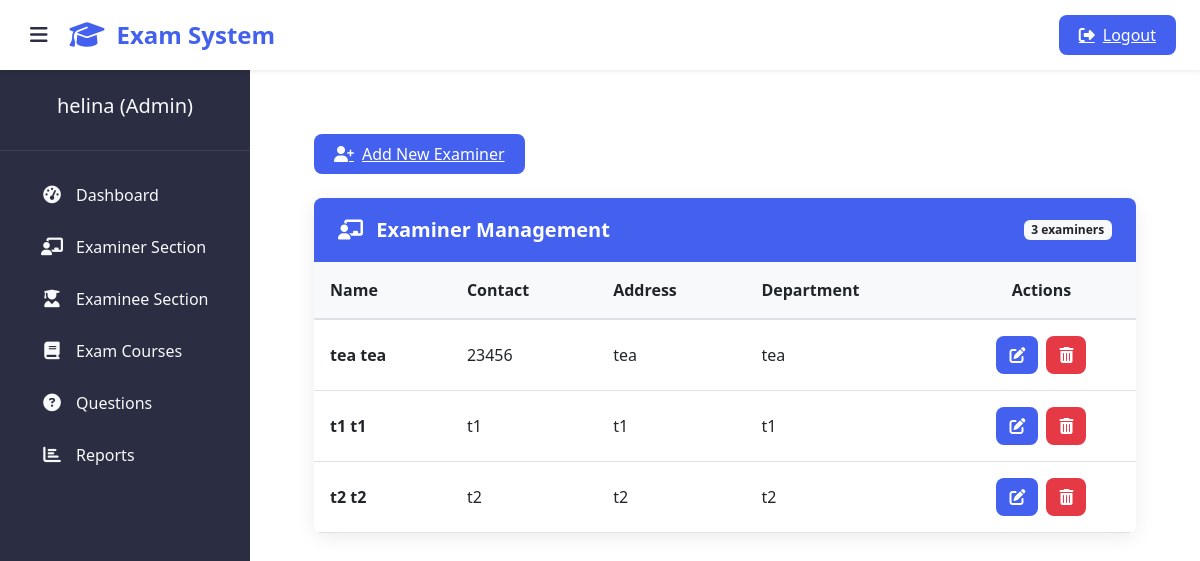
/admin-view-teacher (signed in), run on the app's committed database.
### teacher/models.py (models this page shows, shortened)
class Teacher(models.Model):
    user=models.OneToOneField(User,on_delete=models.CASCADE)
    address = models.CharField(max_length=40)
    mobile = models.CharField(max_length=20,null=False)
    status= models.BooleanField(default=False)
    salary=models.PositiveIntegerField(null=True)
    department = models.CharField(max_length=100)
    @property
    def get_name(self):
        return self.user.first_name+" "+self.user.last_name

### exam/views.py (the view)
# urls.py: path('admin-view-teacher', views.admin_view_teacher_view,name='admin-view-teacher'),
@login_required(login_url='adminlogin')
def admin_view_teacher_view(request):
    teachers= TMODEL.Teacher.objects.all().filter(status=True)
    return render(request,'exam/admin_view_teacher.html',{'teachers':teachers})

### templates/exam/admin_view_teacher.html (shortened to what this page needs)
{% extends 'exam/adminbase.html' %}
{% block content %}
{% load static %}
<head>
  <link href="https://cdn.jsdelivr.net/npm/bootstrap@5.3.0/dist/css/bootstrap.min.css" rel="stylesheet">
  <link rel="stylesheet" href="https://cdnjs.cloudflare.com/ajax/libs/font-awesome/6.4.0/css/all.min.css">
</head>
<div class="dashboard-container">
  <a href="{% url 'teachersignup' %}" class="add-examiner-btn">
    <i class="fas fa-user-plus"></i> Add New Examiner
  </a>
  <div class="card">
    <div class="card-header d-flex justify-content-between align-items-center">
      <h5 class="card-title"><i class="fas fa-chalkboard-teacher me-2"></i> Examiner Management</h5>
      <span class="badge bg-light text-dark">{{ teachers.count }} examiner{{ teachers.count|pluralize }}</span>
    </div>
    <div class="table-responsive">
      <table class="table table-hover align-middle">
        <thead>
          <tr>
            <th>Name</th>
            <th>Contact</th>
            <th>Address</th>
            <th>Department</th>
            <th class="text-center">Actions</th>
          </tr>
        </thead>
        <tbody>
          {% if teachers %}
            {% for t in teachers %}
              <tr>
                <td class="fw-semibold">{{ t.get_name }}</td>
                <td>{{ t.mobile }}</td>
                <td>{{ t.address|truncatechars:30 }}</td>
                <td>{{ t.department|truncatechars:30 }}</td>
                <td>
                  <div class="action-btns">
                    <a href="{% url 'update-teacher' t.id %}" class="btn btn-edit" title="Edit">
                      <i class="fas fa-edit"></i>
                    </a>
                    <a href="{% url 'delete-teacher' t.id %}" class="btn btn-delete" title="Delete">
                      <i class="fas fa-trash-alt"></i>
                    </a>
                  </div>
                </td>
              </tr>
            {% endfor %}
          {% endif %}
        </tbody>
      </table>
    </div>
  </div>
</div>
{% endblock content %}

### templates/exam/adminbase.html (shortened to what this page needs)
<!DOCTYPE html>
{% load static %}
<html lang="en" dir="ltr">
<head>
  <link href="https://cdn.jsdelivr.net/npm/bootstrap@5.3.0/dist/css/bootstrap.min.css" rel="stylesheet">
  <link rel="stylesheet" href="https://cdnjs.cloudflare.com/ajax/libs/font-awesome/6.4.0/css/all.min.css">
</head>
<body>
  <header class="admin-header shadow-sm">
    <button class="sidebar-toggle" id="sidebarToggle">
      <i class="fas fa-bars"></i>
    </button>
    <div class="brand-logo">
      <i class="fas fa-graduation-cap"></i>
      <span>Exam System</span>
    </div>
    <div class="ms-auto">
      <a href="/logout" class="logout-btn">
        <i class="fas fa-sign-out-alt"></i>
        <span>Logout</span>
      </a>
    </div>
  </header>
  <aside class="admin-sidebar">
    <div class="sidebar-profile">
      <h5 class="profile-name">{{user.username}} (Admin) </h5>
    </div>
    <nav class="sidebar-menu">
      <a href="/admin-dashboard" class="menu-item active">
        <i class="fas fa-tachometer-alt"></i>
        <span>Dashboard</span>
      </a>
      <a href="/admin-teacher" class="menu-item">
        <i class="fas fa-chalkboard-teacher"></i>
        <span>Examiner Section</span>
      </a>
      <a href="/admin-student" class="menu-item">
        <i class="fas fa-user-graduate"></i>
        <span>Examinee Section</span>
      </a>
      <a href="/admin-course" class="menu-item">
        <i class="fas fa-book"></i>
        <span>Exam Courses</span>
      </a>
      <a href="/admin-question" class="menu-item">
        <i class="fas fa-question-circle"></i>
        <span>Questions</span>
      </a>
      <a href="/admin-report" class="menu-item">
        <i class="fas fa-chart-bar"></i>
        <span>Reports</span>
      </a>
    </nav>
  </aside>
  <main class="admin-content">
    {% block content %}
    {% endblock content %}
    {% include "exam/footer.html" %}
  </main>
</body>
</html>

### templates/exam/adminbase.html (style rules this page uses)
:root { --primary-color: #4361ee; --primary-hover: #3a56d4; --sidebar-color: #2b2d42; --sidebar-hover: #3a3d5d; --content-bg: #f8f9fa; --text-light: #f8f9fa; --text-dark: #2b2d42; --border-radius: 8px; --transition: all 0.3s ease; }
body { font-family: 'Segoe UI', system-ui, -apple-system, sans-serif; background-color: var(--content-bg); color: var(--text-dark); overflow-x: hidden; }
.admin-header { background: white; box-shadow: 0 2px 10px rgba(0,0,0,0.1); height: 70px; position: fixed; top: 0; right: 0; left: 0; z-index: 1030; display: flex; align-items: center; padding: 0 1.5rem; }
.brand-logo { font-weight: 700; font-size: 1.5rem; color: var(--primary-color); display: flex; align-items: center; gap: 0.75rem; }
.brand-logo i { font-size: 1.75rem; }
.admin-sidebar { width: 250px; height: 100vh; position: fixed; top: 70px; left: 0; background: var(--sidebar-color); color: var(--text-light); transition: var(--transition); z-index: 1020; overflow-y: auto; }
.sidebar-profile { text-align: center; padding: 1.5rem 1rem; border-bottom: 1px solid rgba(255,255,255,0.1); }
.sidebar-menu { padding: 1rem 0; }
.menu-item { display: flex; align-items: center; padding: 0.75rem 1.5rem; color: var(--text-light); text-decoration: none; transition: var(--transition); margin: 0.25rem 1rem; border-radius: var(--border-radius); }
.menu-item i { width: 24px; text-align: center; margin-right: 0.75rem; font-size: 1.1rem; }
.admin-content { margin-left: 250px; margin-top: 70px; padding: 2rem; min-height: calc(100vh - 70px); transition: var(--transition); }
.logout-btn { background: var(--primary-color); color: white; border: none; padding: 0.5rem 1.25rem; border-radius: var(--border-radius); font-weight: 500; transition: var(--transition); display: flex; align-items: center; gap: 0.5rem; }
.sidebar-toggle { background: none; border: none; color: var(--text-dark); font-size: 1.25rem; cursor: pointer; margin-right: 1rem; }

### templates/exam/admin_view_teacher.html (style rules this page uses)
:root { --primary-color: #4361ee; --primary-hover: #3a56d4; --danger-color: #e63946; --light-gray: #f8f9fa; --border-radius: 8px; }
.dashboard-container { padding: 2rem; max-width: 1200px; margin: 0 auto; }
.card { border: none; border-radius: var(--border-radius); box-shadow: 0 4px 20px rgba(0, 0, 0, 0.08); overflow: hidden; }
.card-header { background-color: var(--primary-color); color: white; padding: 1.25rem 1.5rem; border-bottom: none; }
.card-title { font-weight: 600; margin: 0; font-size: 1.25rem; }
.add-examiner-btn { background-color: var(--primary-color); color: white; padding: 0.5rem 1.25rem; border-radius: var(--border-radius); font-weight: 500; transition: all 0.3s ease; display: inline-flex; align-items: center; gap: 0.5rem; margin-bottom: 1.5rem; }
.table { margin-bottom: 0; }
.table thead th { background-color: var(--light-gray); border-bottom: 2px solid #dee2e6; font-weight: 600; padding: 1rem; }
.table tbody td { padding: 1rem; vertical-align: middle; }
.action-btns { display: flex; gap: 0.5rem; justify-content: center; }
.btn-edit { background-color: var(--primary-color); color: white; border-radius: var(--border-radius); padding: 0.375rem 0.75rem; }
.btn-delete { background-color: var(--danger-color); color: white; border-radius: var(--border-radius); padding: 0.375rem 0.75rem; }

### data on the page
Teacher: get_name "tea tea", mobile "23456", address "tea", department "tea"
Teacher: get_name "t1 t1", mobile "t1", address "t1", department "t1"
Teacher: get_name "t2 t2", mobile "t2", address "t2", department "t2"

### other printed values
{{ user.username }} "helina"
{{ teachers.count }} "3"
